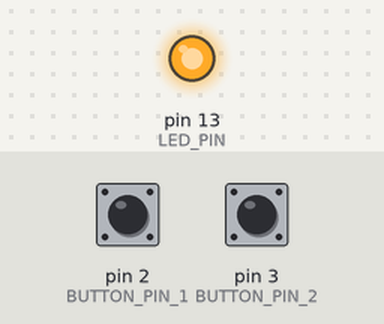
Recording of a sketch running on a simulated Arduino Uno, built with avr-gcc and run on an emulated ATmega328P. On the bench: output pins drawn as LEDs (lit = HIGH). Inputs (shaded band) come from the test bench; at power-on: pin 2 (BUTTON_PIN_1) HIGH, pin 3 (BUTTON_PIN_2) LOW.

Above: at 1.2 s.
1.3 s: pin 2 (BUTTON_PIN_1) pulled LOW for 0.15 s
At 1.37 s:
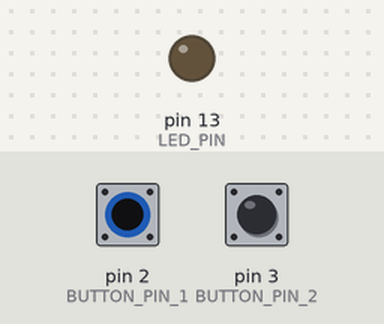
2.9 s: pin 2 (BUTTON_PIN_1) pulled LOW for 3.2 s
At 7.4 s:
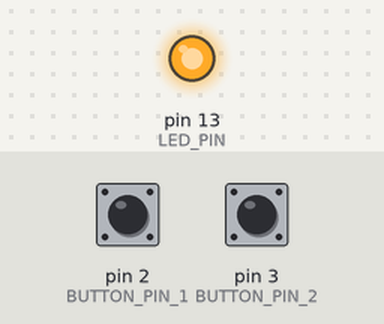
Timing chart, 0 to 8.9 s (numbered marks = the images above; inputs shaded):
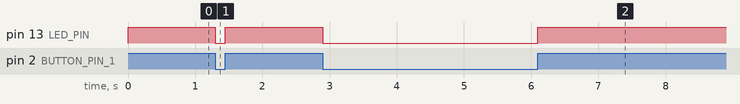

The sketch:

pushbutton.ino
```cpp
int LED_PIN = 13; // Pin to which the LED is connected.
int BUTTON_PIN_1 = 2; // Port to which the button is connected.
int BUTTON_PIN_2 = 3; // We've got two switches.

void setup(void)
{
/* Called when Arduino starts up. */
	pinMode(LED_PIN, OUTPUT); // This pin will be set high to light the LED.
	pinMode(BUTTON_PIN_1, INPUT);
	pinMode(BUTTON_PIN_2, INPUT);
	digitalWrite(LED_PIN, LOW);
}

void loop(void)
{
/* Called repeatedly whilst Arduino is active. */
	if( digitalRead(BUTTON_PIN_1) == LOW )
	{
		digitalWrite(LED_PIN, LOW);
	}
	else if( digitalRead(BUTTON_PIN_2) == LOW )
	{
		digitalWrite(LED_PIN, HIGH);
	}
}
```

Measured:
- after the input at 1.3 s, pin 13 (LED_PIN): HIGH → LOW at once, → HIGH 0.15 s later
- after the input at 2.9 s, pin 13 (LED_PIN): HIGH → LOW at once, → HIGH 3.2 s later
